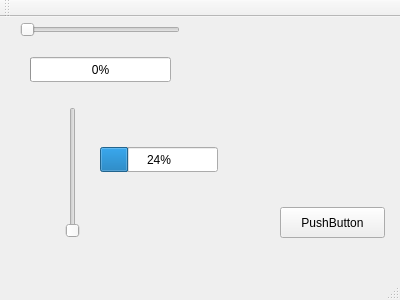
<?xml version="1.0" encoding="UTF-8"?>
<ui version="4.0">
 <class>MainWindow</class>
 <widget class="QMainWindow" name="MainWindow">
  <property name="geometry">
   <rect>
    <x>0</x>
    <y>0</y>
    <width>400</width>
    <height>300</height>
   </rect>
  </property>
  <property name="windowTitle">
   <string>MainWindow</string>
  </property>
  <widget class="QWidget" name="centralWidget">
   <widget class="QPushButton" name="pushButton_2">
    <property name="geometry">
     <rect>
      <x>280</x>
      <y>190</y>
      <width>105</width>
      <height>31</height>
     </rect>
    </property>
    <property name="text">
     <string>PushButton</string>
    </property>
   </widget>
   <widget class="QSlider" name="horizontalSlider">
    <property name="geometry">
     <rect>
      <x>20</x>
      <y>0</y>
      <width>160</width>
      <height>26</height>
     </rect>
    </property>
    <property name="orientation">
     <enum>Qt::Horizontal</enum>
    </property>
   </widget>
   <widget class="QProgressBar" name="progressBar">
    <property name="geometry">
     <rect>
      <x>30</x>
      <y>40</y>
      <width>141</width>
      <height>25</height>
     </rect>
    </property>
    <property name="value">
     <number>0</number>
    </property>
   </widget>
   <widget class="QProgressBar" name="progressBar_2">
    <property name="geometry">
     <rect>
      <x>100</x>
      <y>130</y>
      <width>118</width>
      <height>25</height>
     </rect>
    </property>
    <property name="value">
     <number>24</number>
    </property>
   </widget>
   <widget class="QSlider" name="verticalSlider">
    <property name="geometry">
     <rect>
      <x>60</x>
      <y>90</y>
      <width>26</width>
      <height>131</height>
     </rect>
    </property>
    <property name="orientation">
     <enum>Qt::Vertical</enum>
    </property>
   </widget>
  </widget>
  <widget class="QMenuBar" name="menuBar">
   <property name="geometry">
    <rect>
     <x>0</x>
     <y>0</y>
     <width>400</width>
     <height>29</height>
    </rect>
   </property>
  </widget>
  <widget class="QToolBar" name="mainToolBar">
   <attribute name="toolBarArea">
    <enum>TopToolBarArea</enum>
   </attribute>
   <attribute name="toolBarBreak">
    <bool>false</bool>
   </attribute>
  </widget>
  <widget class="QStatusBar" name="statusBar"/>
 </widget>
 <layoutdefault spacing="6" margin="11"/>
 <resources/>
 <connections>
  <connection>
   <sender>pushButton_2</sender>
   <signal>clicked()</signal>
   <receiver>MainWindow</receiver>
   <slot>close()</slot>
   <hints>
    <hint type="sourcelabel">
     <x>372</x>
     <y>247</y>
    </hint>
    <hint type="destinationlabel">
     <x>287</x>
     <y>68</y>
    </hint>
   </hints>
  </connection>
  <connection>
   <sender>horizontalSlider</sender>
   <signal>valueChanged(int)</signal>
   <receiver>progressBar</receiver>
   <slot>setValue(int)</slot>
   <hints>
    <hint type="sourcelabel">
     <x>156</x>
     <y>88</y>
    </hint>
    <hint type="destinationlabel">
     <x>153</x>
     <y>134</y>
    </hint>
   </hints>
  </connection>
 </connections>
</ui>
